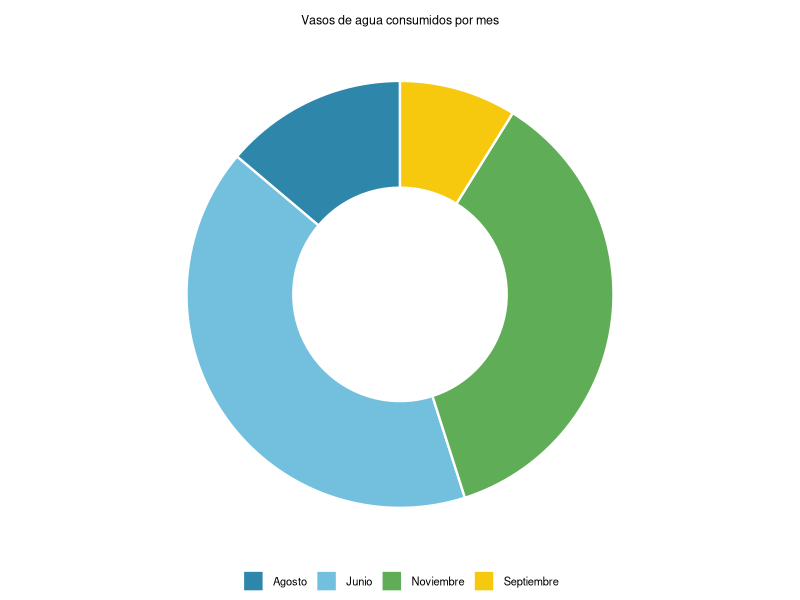

Reproduce this figure in R.
## ---- chunk 1
library(ggplot2)
library(digest)
library(knitr)
library(testthat) # Para los test_that de diversidad

# --- Funciones auxiliares (Familias de Soluciones, Regla #21) ---
# F1: Generación robusta SIN cuelgue (Error 22)
pick_int <- function(a, b) if (a >= b) a else sample(a:b, 1L)
# F5: Trampa sample() con vector de longitud 1 (+ guarda length-0: campo NULL/typo)
safe_sample <- function(x, size, replace = TRUE) {
  if (length(x) == 0L)
    stop("safe_sample(): vector de entrada vacío o NULL (¿campo inexistente o mal escrito en una lista?).")
  if (length(x) == 1L) rep(x, size) else sample(x, size, replace = replace)
}

# Familia 2: tabla RESPONSIVA cross-formato
tabla_responsiva <- function(df, align = NULL, bold_rows = integer(0), col.names = NULL) {
  df2 <- data.frame(lapply(df, as.character), stringsAsFactors = FALSE, check.names = FALSE)
  if (length(bold_rows)) for (r in bold_rows)
    df2[r, ] <- lapply(df2[r, , drop = FALSE], function(x) paste0("**", x, "**"))
  md <- paste(knitr::kable(df2, format = "markdown", align = align, col.names = col.names), collapse = "\n")
  if (knitr::is_latex_output()) {
    md
  } else {
    paste0("::: {style=\"overflow-x:auto; -webkit-overflow-scrolling:touch; max-width:100%; margin:0.6em 0;\"}\n\n",
           md, "\n\n:::\n")
  }
}

# ---------------------------------------------------------------------------
# Aleatorización de datos y meses para la tabla
# ---------------------------------------------------------------------------

# Pool de meses para elegir 4
pool_meses_disponibles <- c("Enero", "Febrero", "Marzo", "Abril", "Mayo", "Junio", "Julio", "Agosto", "Septiembre", "Octubre", "Noviembre", "Diciembre")
meses <- safe_sample(pool_meses_disponibles, 4, replace = FALSE)
# Asegurar orden alfabético para consistencia en el gráfico si se usa aes(x=mes) sin factor
meses <- sort(meses)

# Generar 4 valores de consumo de agua. Asegurar mínimo y máximo claros.
# Rango entre 100 y 1000
valor_min_general <- pick_int(100, 300)
valor_max_general <- pick_int(700, 1000)

valores_otros <- safe_sample(setdiff(100:1000, c(valor_min_general, valor_max_general)), 2)
valores_tabla_desordenados <- c(valor_min_general, valor_max_general, valores_otros)
valores_tabla <- safe_sample(valores_tabla_desordenados, 4, replace = FALSE) # Suflearlos para asignarlos a meses aleatorios

# Crear data.frame y ordenar por mes para facilitar la asignación al gráfico
df_base <- data.frame(mes = meses, valor = valores_tabla, stringsAsFactors = FALSE)
df_base <- df_base[order(df_base$mes), ]

meses_ordenados <- df_base$mes
valores_tabla_ordenados <- df_base$valor

mes_mayor <- meses_ordenados[which.max(valores_tabla_ordenados)]
valor_mayor <- max(valores_tabla_ordenados)

mes_menor <- meses_ordenados[which.min(valores_tabla_ordenados)]
valor_menor <- min(valores_tabla_ordenados)

# ---------------------------------------------------------------------------
# Generar el GRÁFICO DE LA PREGUNTA (la gráfica errónea del director)
# El error será intercambiar el VALOR del mes mayor con el VALOR del mes menor
# ---------------------------------------------------------------------------
valores_grafica_erronea <- valores_tabla_ordenados

# Encontrar los índices de los meses con el valor mayor y menor
idx_mes_mayor <- which(meses_ordenados == mes_mayor)
idx_mes_menor <- which(meses_ordenados == mes_menor)

# Intercambiar los valores para crear el error visual
valores_grafica_erronea[idx_mes_mayor] <- valor_menor
valores_grafica_erronea[idx_mes_menor] <- valor_mayor

# Colores para la gráfica (se pueden ajustar aquí o aleatorizar si es necesario)
colores_dona <- c("#2E86AB", "#73C0DE", "#5FAD56", "#F6C90E")
# Asignar nombres a los colores según los meses ordenados
names(colores_dona) <- meses_ordenados

crear_grafico_dona <- function(vals, etiqueta_archivo) {
  df <- data.frame(
    mes   = meses_ordenados,
    valor = vals,
    stringsAsFactors = FALSE
  )
  df$mes <- factor(df$mes, levels = meses_ordenados)

  p <- ggplot(df, aes(x = 2, y = valor, fill = mes)) +
    geom_bar(stat = "identity", width = 1, color = "white", linewidth = 0.8) +
    coord_polar(theta = "y", start = 0) +
    scale_fill_manual(values = colores_dona) +
    xlim(0.5, 2.5) + # Ajuste para que se vea como dona
    theme_void() +
    theme(
      legend.position  = "bottom",
      legend.title     = element_blank(),
      legend.text      = element_text(size = 8),
      plot.margin      = margin(5, 5, 5, 5),
      plot.title       = element_text(size = 9, hjust = 0.5)
    ) +
    labs(title = "Vasos de agua consumidos por mes")

  ggsave(etiqueta_archivo, plot = p, width = 4, height = 4.5, dpi = 150, bg = "white")
  invisible(p)
}

# Gráfica de la PREGUNTA (con el error de inversión)
crear_grafico_dona(valores_grafica_erronea, "grafico_pregunta.png")

# ---------------------------------------------------------------------------
# Pool de contextos narrativos (Regla #21 contextos-narrativos-creativos.md)
# ---------------------------------------------------------------------------
pool_contextos <- list(
  # Tipo: Situación problema
  list(
    plantilla = function(entidad) {
      paste0("La empresa de saneamiento básico de la ciudad está analizando los patrones ",
             "de consumo de agua potable. El gerente de consumo pidió un informe ",
             "y presentó la siguiente tabla con los datos del último trimestre:")
    },
    entidades = c("la empresa de saneamiento básico", "una compañía de servicios públicos", "la oficina de gestión ambiental")
  ),
  # Tipo: Narración periodística
  list(
    plantilla = function(entidad) {
      paste0("En el reciente informe de sostenibilidad de ", entidad, ", se destacó la importancia ",
             "de monitorear el uso de recursos. A continuación, la tabla que muestra ",
             "el consumo de agua de la compañía durante un período de cuatro meses:")
    },
    entidades = c("una importante constructora", "la asociación de fabricantes", "un colectivo de impacto ambiental")
  ),
  # Tipo: Perspectiva del empleado
  list(
    plantilla = function(quien) {
      paste0(quien, " fue encargado de documentar el consumo de agua por mes. ",
             "Después de recopilar los datos, organizó la siguiente tabla de consumo:")
    },
    entidades = c("el analista de sostenibilidad", "el encargado de recursos hídricos", "el auditor de consumo")
  )
)

# Seleccionar contexto aleatorio
ctx_elegido <- safe_sample(pool_contextos, 1)[[1]]
entidad_elegida <- safe_sample(ctx_elegido$entidades, 1)
enunciado_contexto <- ctx_elegido$plantilla(entidad_elegida)

# Nombre del director ahora puede variar
roles_director <- c("el director de Recursos Humanos", "el gerente de planta", "la coordinadora de sostenibilidad")
director_elegido <- safe_sample(roles_director, 1)

# ---------------------------------------------------------------------------
# Pool de errores conceptuales (justificaciones per-opción)
# Adaptar los diagnósticos a los meses aleatorios
# ---------------------------------------------------------------------------
opciones_pool <- list(
  list(
    texto       = "Sí, porque presenta la cantidad de vasos de agua consumidos al mes.",
    es_correcta = FALSE,
    diagnostico = paste0(
      "El estudiante observa que la gráfica tiene cuatro sectores, uno por mes, ",
      "y acepta que la gráfica es correcta sin comparar las proporciones relativas ",
      "de cada sector con los valores de la tabla. No detecta que el sector más pequeño ",
      "debería corresponder a ", mes_menor, " (", valor_menor, "), no a ", mes_mayor, " (", valor_mayor, "). "
    )
  ),
  list(
    texto       = paste0("No, porque se muestra que el mes de menor consumo es ", mes_mayor, "."),
    es_correcta = TRUE,
    diagnostico = paste0(
      "La gráfica muestra que el mes de menor consumo es ", mes_mayor, " (representado con el sector más pequeño), ",
      "pero según la tabla, ", mes_mayor, " tiene el mayor consumo (", valor_mayor, " vasos). ",
      "El mes de menor consumo real es ", mes_menor, " (", valor_menor, " vasos), por lo que la gráfica es incorrecta."
    )
  ),
  list(
    texto       = "Sí, porque muestra los cuatro meses registrados en la tabla.",
    es_correcta = FALSE,
    diagnostico = paste0(
      "El estudiante verifica que la gráfica circular contiene los cuatro meses ",
      "correctamente etiquetados y concluye que está bien construida. No verifica ",
      "que los tamaños de los sectores sean proporcionales a los datos (", mes_mayor, " debería ",
      "ser el sector más grande, no el más pequeño)."
    )
  ),
  list(
    texto       = "No, porque falta el consumo de vasos de agua para cada uno de los meses.",
    es_correcta = FALSE,
    diagnostico = paste0(
      "El estudiante señala que en la gráfica no aparecen los valores numéricos ",
      "(", paste(valores_tabla_ordenados, collapse = ", "), ") dentro de los sectores ",
      "y afirma que eso la hace incorrecta. Sin embargo, en una gráfica circular bien ",
      "construida los valores no son obligatorios cuando las proporciones son correctas. ",
      "El error real es la asignación incorrecta del tamaño de los sectores, donde ",
      mes_mayor, " se muestra como el mes de menor consumo."
    )
  )
)

solucion <- sapply(opciones_pool, function(o) as.integer(o$es_correcta))
opcion_correcta_diagnostico <- opciones_pool[[which(solucion == 1)]]$diagnostico


## ---- chunk 2
df_tabla_pregunta <- data.frame(Mes = meses_ordenados, `Vasos de agua` = valores_tabla_ordenados, check.names = FALSE)
cat(tabla_responsiva(df_tabla_pregunta, align = c("l", "c"), col.names = c("Mes", "Vasos de agua")), "\n")
## ---- chunk 3
cat("![](grafico_pregunta.png){width=55%}\n")
## ---- chunk 4
# exshuffle: TRUE manejará este orden
for (op in opciones_pool) {
  cat("*", op$texto, "\n")
}
## ---- chunk 5
cat("### Análisis del Error\n\n")

cat("**¿Por qué la respuesta correcta es la opción que afirma: «", opciones_pool[[which(solucion == 1)]]$texto, "»?**\n\n")
cat("La gráfica presentada por ", director_elegido, " tiene un error de proporción. Si bien representa la cantidad de vasos de agua para cada mes, comete un error clave:\n\n")
cat("Según la tabla, el mes de mayor consumo de agua es **", mes_mayor, "** con ", valor_mayor, " vasos.\n")
cat("El mes de menor consumo de agua es **", mes_menor, "** con ", valor_menor, " vasos.\n\n")
cat("La gráfica muestra visualmente que el mes con el sector más grande es **", meses_ordenados[which.max(valores_grafica_erronea)], "** (con ", max(valores_grafica_erronea), " vasos representados erróneamente), y el mes con el sector más pequeño es **", meses_ordenados[which.min(valores_grafica_erronea)], "** (con ", min(valores_grafica_erronea), " vasos representados erróneamente). \n\n")
cat("La correcta interpretación debería ser que ", mes_mayor, " tiene el sector más grande y ", mes_menor, " el más pequeño, lo cual la gráfica no cumple.\n\n")
cat("### Procedimiento Correcto\n\n")
cat("Para verificar si una gráfica circular representa correctamente una tabla de datos:\n\n")
cat("1. **Identificar el mayor valor** de la tabla: **", mes_mayor, "** con ", valor_mayor, " vasos.\n")
cat("2. **Identificar el menor valor** de la tabla: **", mes_menor, "** con ", valor_menor, " vasos.\n")
cat("3. **Comparar con la gráfica**: el sector **más grande** debería corresponder a **", mes_mayor, "** y el sector **más pequeño** a **", mes_menor, "**.\n")
cat("4. **Detectar la discrepancia**: la gráfica muestra a ", mes_mayor, " como el sector *más pequeño*, ",
    "lo que contradice los datos de la tabla.\n\n")

cat("**Tabla comparativa (datos reales vs. proporciones correctas):**\n\n")

df_datos_solucion <- data.frame(
  Mes        = meses_ordenados,
  Vasos      = valores_tabla_ordenados,
  Porcentaje = paste0(round(valores_tabla_ordenados / sum(valores_tabla_ordenados) * 100, 1), "%"),
  Magnitud   = sapply(seq_along(meses_ordenados), function(i) {
    if (i == which.max(valores_tabla_ordenados)) "el **más grande**"
    else if (i == which.min(valores_tabla_ordenados)) "el **más pequeño**"
    else "intermedio"
  }),
  stringsAsFactors = FALSE
)

cat(tabla_responsiva(df_datos_solucion, align = c("l", "c", "c", "l"),
                     col.names = c("Mes", "Vasos", "% correcto", "Sector que debería ser")), "\n")

cat("### Propiedades del Concepto\n\n")
cat("- En una **gráfica circular**, el tamaño de cada sector es *proporcional* a su valor:  \n")
cat("  ángulo = (valor del mes / total) × 360°\n")
cat("- Una gráfica circular es **correcta** cuando:\n")
cat("  - El sector más grande corresponde al dato más alto.\n")
cat("  - El sector más pequeño corresponde al dato más bajo.\n")
cat("  - Las proporciones visuales reflejan fielmente los valores numéricos.\n")
cat("- Una gráfica puede incluir etiquetas (meses) y colores correctos, pero aun así ser\n")
cat("  **incorrecta** si los tamaños de los sectores no coinciden con los datos.\n\n")

cat("### Por qué las otras opciones son incorrectas\n\n")
for (op in opciones_pool) {
  if (!op$es_correcta) {
    cat("**Opción que afirma: «", op$texto, "»**\n\n")
    cat(op$diagnostico, "\n\n")
  }
}

cat("### Reflexión Metacognitiva\n\n")
reflexiones <- c(
  paste0(
    "Un error frecuente al analizar gráficas circulares es verificar solo que los ",
    "sectores existan o tengan las etiquetas correctas, sin comparar sus tamaños ",
    "relativos con los datos numéricos. La validación de una gráfica requiere ",
    "revisar tanto la *forma* como el *fondo*: que los sectores sean proporcionales a los valores."
  ),
  paste0(
    "Cuando evaluamos si una representación gráfica es correcta (DOK 3), debemos ir más allá ",
    "de comprobar que 'se ven' todos los elementos. La pregunta clave es: ¿el tamaño visual ",
    "de cada parte refleja fielmente la magnitud del dato correspondiente?"
  ),
  paste0(
    "El error de ", director_elegido, " es un ejemplo de *apariencia de corrección*: ",
    "la gráfica tiene los meses, tiene colores, tiene forma circular, pero las proporciones ",
    "están invertidas. Aprender a distinguir entre lo que una gráfica *parece* representar ",
    "y lo que *realmente* muestra es una habilidad matemática esencial."
  )
)
cat(reflexiones[sample(length(reflexiones), 1)], "\n\n")

cat("### Estrategia para Evitar el Error\n\n")
cat("1. Antes de aceptar una gráfica como correcta, **leer la tabla de datos** cuidadosamente.\n")
cat("2. Identificar cuál dato es el **mayor** y cuál es el **menor**.\n")
cat("3. Verificar que en la gráfica el **sector más grande** corresponda al dato mayor (", mes_mayor, ").\n")
cat("4. Verificar que en la gráfica el **sector más pequeño** corresponda al dato menor (", mes_menor, ").\n")
cat("5. Si los tamaños de los sectores no coinciden con los datos reales, la gráfica tiene un **error de representación**.\n")
cat("6. Recordar: las etiquetas correctas y los colores no garantizan proporciones correctas.\n")
